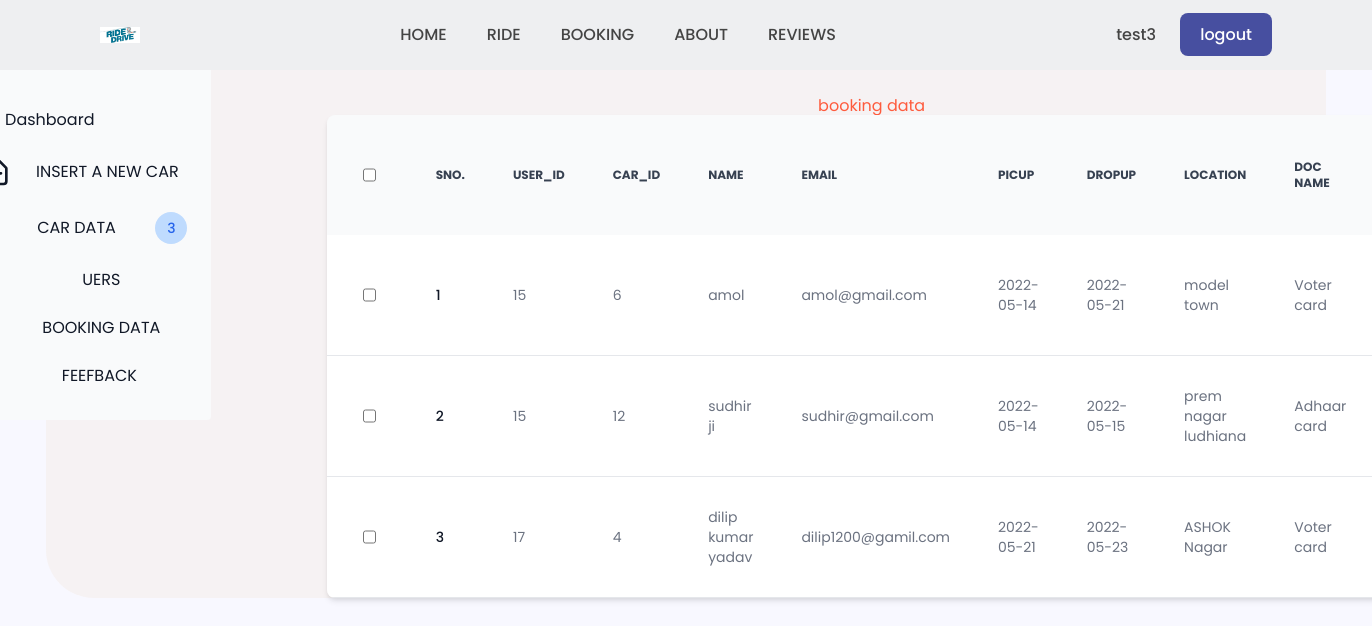
Before: /admin/bookdata.php (signed in) with the older database file.
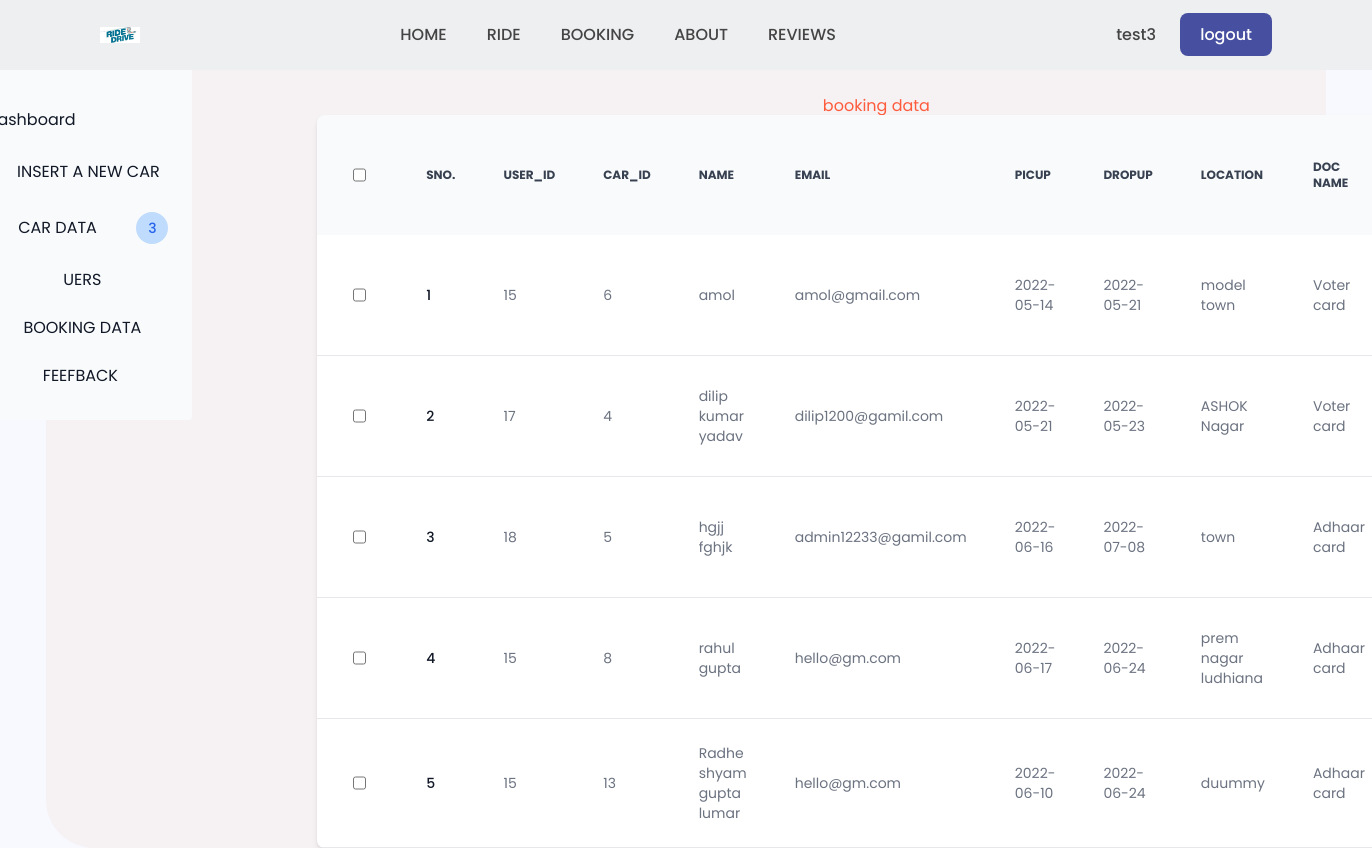
After: the same page with the newer database file.
### tables this page shows
CREATE TABLE `booking` (
  `id` int(38) NOT NULL,
  `user_id` int(38) NOT NULL,
  `car_id` int(38) NOT NULL,
  `name` varchar(255) NOT NULL,
  `email` varchar(255) NOT NULL,
  `pickup` date NOT NULL,
  `dropup` date NOT NULL,
  `location` text NOT NULL,
  `doc` varchar(2000) NOT NULL,
  `docno` bigint(38) NOT NULL,
  `status` int(38) DEFAULT 1
);

### admin/bookdata.php (the view, shortened to what the changed rows need)
<!DOCTYPE html>
<html lang="en">
<head>
    <link href="https://cdn.jsdelivr.net/npm/bootstrap@5.0.2/dist/css/bootstrap.min.css" rel="stylesheet">
    <link  rel="stylesheet" href="style.css">
</head>
<body>
    <div class="container">
        <div class="row">
            <div class="col-md-3"><?php include('dashboard.php')?></div>
            <div class="col-md-9 mt-5 pt-5"><h1>booking data</h1>
<div class="relative overflow-x-auto shadow-md sm:rounded-lg">
<table class="w-full text-sm text-left text-gray-500 dark:text-gray-400">
<thead class="text-xs text-gray-700 uppercase bg-gray-50 dark:bg-gray-700 dark:text-gray-400">
<tr>
<th scope="col" class="p-4">
<div class="flex items-center">
<input id="checkbox-all" type="checkbox" class="w-4 h-4 text-blue-600 bg-gray-100 border-gray-300 rounded focus:ring-blue-500 dark:focus:ring-blue-600 dark:ring-offset-gray-800 focus:ring-2 dark:bg-gray-700 dark:border-gray-600">
</div>
</th>
<th scope="col" class="px-6 py-3">
Sno.
</th>
<th scope="col" class="px-6 py-3">
user_id
</th>
<th scope="col" class="px-6 py-3">
car_id
</th>
<th scope="col" class="px-6 py-3">
name
</th>
<th scope="col" class="px-6 py-3">
email
</th>
<th scope="col" class="px-6 py-3">
    picup
    </th>
    <th scope="col" class="px-6 py-3">
        dropup
        </th>
        <th scope="col" class="px-6 py-3">
            location
        </th>
        <th scope="col" class="px-6 py-3">
            doc name
        </th>
</tr>
</thead>
<tbody>
<?php
$sql = "SELECT * FROM booking";
$res = mysqli_query($conn, $sql);
$i = 0;
while($rows = mysqli_fetch_assoc($res)){
    $i++;
?>
<tr class="bg-white border-b dark:bg-gray-800 dark:border-gray-700 hover:bg-gray-50 dark:hover:bg-gray-600">
<td class="w-4 p-4">
<div class="flex items-center">
<input id="checkbox-table-1" type="checkbox" class="w-4 h-4 text-blue-600 bg-gray-100 border-gray-300 rounded focus:ring-blue-500 dark:focus:ring-blue-600 dark:ring-offset-gray-800 focus:ring-2 dark:bg-gray-700 dark:border-gray-600">
</div>
</td>
<th scope="row" class="px-6 py-4 font-medium text-gray-900 dark:text-white whitespace-nowrap">
<?= $i ?>
</th>
<td class="px-6 py-4">
<?= $rows['user_id'] ?>
</td>
<td class="px-6 py-4">
<?= $rows['car_id'] ?>
</td>
<td class="px-6 py-4">
<?= $rows['name'] ?>
</td>
<td class="px-6 py-4">
<?= $rows['email'] ?>
</td>
<td class="px-6 py-4">
<?= $rows['pickup'] ?>
    </td>
    <td class="px-6 py-4">
    <?= $rows['dropup'] ?>
        </td>
        <td class="px-6 py-4">
            <?= $rows['location'] ?>
            </td>
            <td class="px-6 py-4">
                <?= $rows['doc'] ?>
                </td>
</tr>
<?php
}
?>
</tbody>
</table>
</div>
		</div>
        </div>
    </div>
</body>
</html>

### admin/dashboard.php (shortened to what the changed rows need)
<?php
require_once('../header.php');
?>
<html lang="en">
<head>
    <link rel="stylesheet" href="https://cdnjs.cloudflare.com/ajax/libs/font-awesome/4.7.0/css/font-awesome.min.css">
    <link href="https://unpkg.com/tailwindcss@^2.0/dist/tailwind.min.css" rel="stylesheet">
</head>
<body>
<aside class="w-64" aria-label="Sidebar">
    <div class="overflow-y-auto py-4 px-3 bg-gray-50 rounded dark:bg-gray-800">
    <ul class="space-y-2">
    <li>
    <a href="sample.php" class="flex items-center p-2 text-base font-normal text-gray-900 rounded-lg dark:text-white hover:bg-gray-100 dark:hover:bg-gray-700">
    <svg xmlns="http://www.w3.org/2000/svg" class="h-8 w-9" fill="none" viewBox="0 0 24 24" stroke="currentColor" stroke-width="2">
  <path stroke-linecap="round" stroke-linejoin="round" d="M9 13h6m-3-3v6m5 5H7a2 2 0 01-2-2V5a2 2 0 012-2h5.586a1 1 0 01.707.293l5.414 5.414a1 1 0 01.293.707V19a2 2 0 01-2 2z" />
</svg>
    <span class="flex-1 ml-3 whitespace-nowrap">INSERT A NEW CAR</span>
    </a>
    </li>
    <li>
    <a href="userdata.php" class="flex items-center p-2 text-base font-normal text-gray-900 rounded-lg dark:text-white hover:bg-gray-100 dark:hover:bg-gray-700">
    <span class="flex-1 ml-3 whitespace-nowrap">UERS</span>
    </a>
    </li>
    <li>
    <a href="bookdata.php" class="flex items-center p-2 text-base font-normal text-gray-900 rounded-lg dark:text-white hover:bg-gray-100 dark:hover:bg-orange-700">
    <span class="flex-1 ml-3 whitespace-nowrap">BOOKING DATA</span>
    </a>
    </li>
    </ul>
    </div>
    </aside>
</body>
</html>

Changed rows visible on the page:
removed booking: user "15", car "12", name "sudhir ji", email "sudhir@gmail.com", pickup "2022-05-14", dropup "2022-05-15", location "prem nagar ludhiana", doc "Adhaar card"
added booking: user "18", car "5", name "hgjj fghjk", email "admin12233@gamil.com", pickup "2022-06-16", dropup "2022-07-08", location "town", doc "Adhaar card"
added booking: user "15", car "8", name "rahul gupta", email "hello@gm.com", pickup "2022-06-17", dropup "2022-06-24", location "prem nagar ludhiana", doc "Adhaar card"
added booking: user "15", car "13", name "Radhe shyam gupta lumar", email "hello@gm.com", pickup "2022-06-10", dropup "2022-06-24", location "duummy", doc "Adhaar card"
